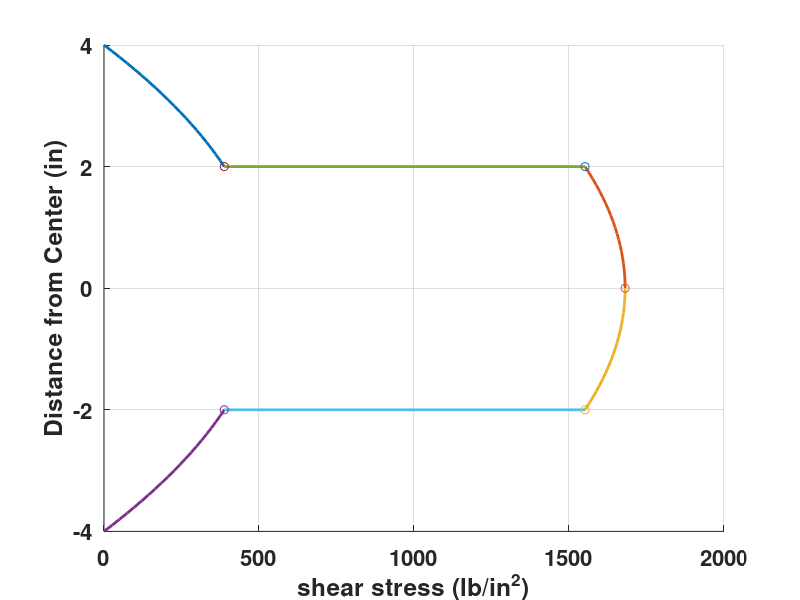
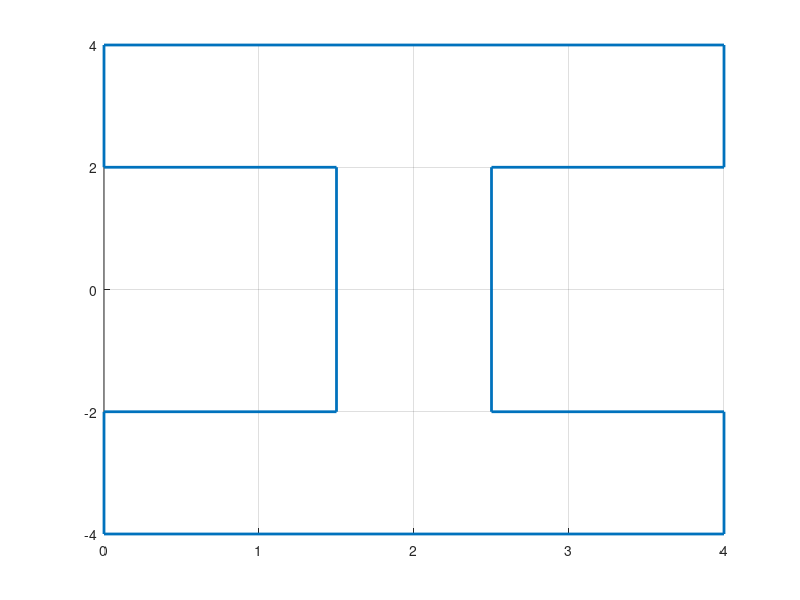

Write MATLAB code to recreate these figures, in order.
% Bending/Shear stress example
close all;

length = 20; % in
force = 10000; %lbs

%eye-beam dimensions

max_width = 4; % in
min_width = 1; % in
y_max = 4; % in
center_y = 2; % in


%max bending moment at the root...

M = force*length;

I = min_width*(2*center_y)^3/12 + 2*( max_width*(y_max-center_y)^3/12 + ...
    max_width*(y_max-center_y)*((y_max+center_y)/2)^2);

sigma_max = M * y_max / I;


% solve for shear stress distribution
% V / (I * t) * int(y*da)

% Point 1: evaluated at location just before thickness changes from 4 to 1 in
tempCoeff = force / (I * max_width);
int_y_da = ((y_max+center_y)/2) * max_width*(y_max-center_y);
shear_1 = tempCoeff*int_y_da;

% Point 2: evaluated at location just after thickness changes from 4 to 1 in
tempCoeff = force / (I * min_width);
shear_2 = tempCoeff*int_y_da;


% Point 3: evaluated at center of beam
tempCoeff = force / (I * min_width);
int_y_da = (center_y/2) * min_width*center_y;
shear_3 = shear_2+tempCoeff*int_y_da;

%evaluating continous integral for width of 4..
int_y_da_4 = force / (I * max_width)*4*(y_max^2/2 - (center_y:.1:y_max).^2/2);

%evaluating continous integral for width of 1..
int_y_da_1 = shear_2 + force / (I * min_width)*1*(center_y^2/2 - (0:.1:center_y).^2/2);

figure; grid on; hold on;set(gcf,'color',[1 1 1]);
plot(int_y_da_4,center_y:.1:y_max,'linewidth',2)
plot(int_y_da_1,0:.1:center_y,'linewidth',2)
plot(int_y_da_1,0:-.1:-center_y,'linewidth',2)
plot(int_y_da_4,-center_y:-.1:-y_max,'linewidth',2)
plot([shear_1 shear_2],[center_y center_y],'linewidth',2)
plot([shear_1 shear_2],[-center_y -center_y],'linewidth',2)

plot(shear_1,center_y,'o')
plot(shear_2,center_y,'o')
plot(shear_3,0,'o')
plot(shear_2,-center_y,'o')
plot(shear_1,-center_y,'o')

xlabel('shear stress (lb/in^2)','fontsize',16,'fontweight','bold');ylabel('Distance from Center (in)','fontsize',16,'fontweight','bold')
set(gca,'FontSize',16,'fontweight','bold');


figure; grid on; hold on;set(gcf,'color',[1 1 1]);
plot([0 4 4 2.5 2.5 4 4 0 0 1.5 1.5 0 0],[4 4 2 2 -2 -2 -4 -4 -2 -2 2 2 4],'linewidth',2)

